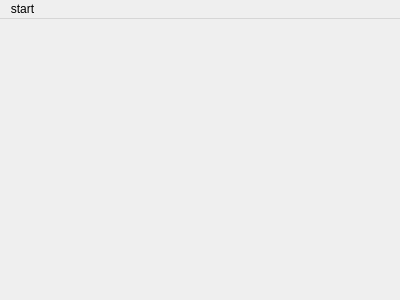
<?xml version="1.0" encoding="UTF-8"?>
<ui version="4.0">
 <class>MainScene</class>
 <widget class="QMainWindow" name="MainScene">
  <property name="geometry">
   <rect>
    <x>0</x>
    <y>0</y>
    <width>400</width>
    <height>300</height>
   </rect>
  </property>
  <property name="windowTitle">
   <string>MainScene</string>
  </property>
  <widget class="QWidget" name="centralWidget"/>
  <widget class="QMenuBar" name="menuBar">
   <property name="geometry">
    <rect>
     <x>0</x>
     <y>0</y>
     <width>400</width>
     <height>17</height>
    </rect>
   </property>
   <widget class="QMenu" name="menustart">
    <property name="title">
     <string>start</string>
    </property>
    <addaction name="action_quit"/>
   </widget>
   <addaction name="menustart"/>
  </widget>
  <action name="action_quit">
   <property name="text">
    <string>quit</string>
   </property>
  </action>
 </widget>
 <layoutdefault spacing="6" margin="11"/>
 <resources/>
 <connections/>
</ui>
